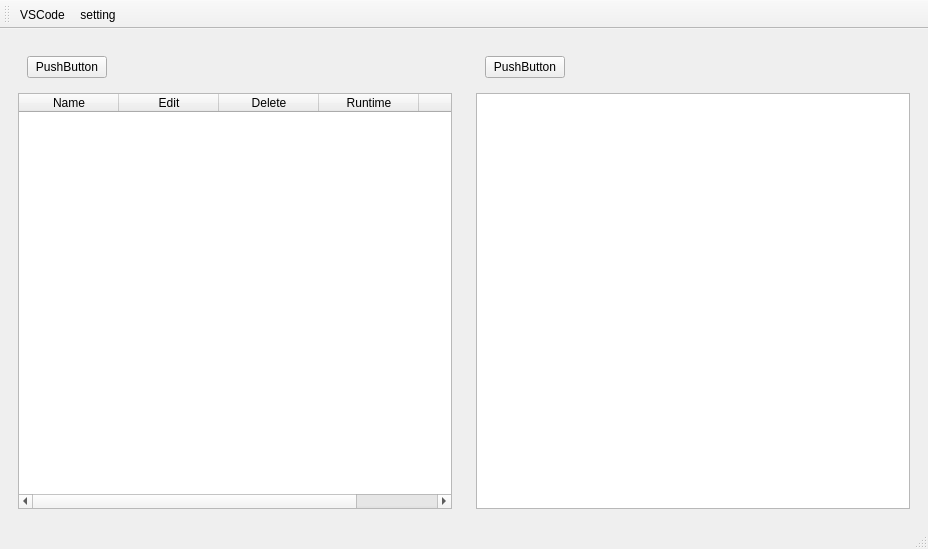
<?xml version="1.0" encoding="UTF-8"?>
<ui version="4.0">
 <class>MainWindow</class>
 <widget class="QMainWindow" name="MainWindow">
  <property name="geometry">
   <rect>
    <x>0</x>
    <y>0</y>
    <width>928</width>
    <height>549</height>
   </rect>
  </property>
  <property name="windowTitle">
   <string>MainWindow</string>
  </property>
  <widget class="QWidget" name="centralwidget">
   <layout class="QHBoxLayout" name="horizontalLayout">
    <item>
     <widget class="QWidget" name="widget" native="true">
      <layout class="QVBoxLayout" name="verticalLayout">
       <item>
        <widget class="QWidget" name="widget_3" native="true">
         <layout class="QHBoxLayout" name="horizontalLayout_2">
          <item>
           <widget class="QPushButton" name="pushButton">
            <property name="text">
             <string>PushButton</string>
            </property>
           </widget>
          </item>
          <item>
           <spacer name="horizontalSpacer">
            <property name="orientation">
             <enum>Qt::Horizontal</enum>
            </property>
            <property name="sizeHint" stdset="0">
             <size>
              <width>332</width>
              <height>20</height>
             </size>
            </property>
           </spacer>
          </item>
         </layout>
        </widget>
       </item>
       <item>
        <widget class="QTableWidget" name="scenarioList">
         <column>
          <property name="text">
           <string>Name</string>
          </property>
         </column>
         <column>
          <property name="text">
           <string>Edit</string>
          </property>
         </column>
         <column>
          <property name="text">
           <string>Delete</string>
          </property>
         </column>
         <column>
          <property name="text">
           <string>Runtime</string>
          </property>
         </column>
         <column>
          <property name="text">
           <string>Editor</string>
          </property>
         </column>
        </widget>
       </item>
      </layout>
     </widget>
    </item>
    <item>
     <widget class="QWidget" name="widget_2" native="true">
      <layout class="QVBoxLayout" name="verticalLayout_2">
       <item>
        <widget class="QWidget" name="widget_4" native="true">
         <layout class="QHBoxLayout" name="horizontalLayout_3">
          <item>
           <widget class="QPushButton" name="pushButton_2">
            <property name="text">
             <string>PushButton</string>
            </property>
           </widget>
          </item>
          <item>
           <spacer name="horizontalSpacer_2">
            <property name="orientation">
             <enum>Qt::Horizontal</enum>
            </property>
            <property name="sizeHint" stdset="0">
             <size>
              <width>332</width>
              <height>20</height>
             </size>
            </property>
           </spacer>
          </item>
         </layout>
        </widget>
       </item>
       <item>
        <widget class="QTableView" name="tableView"/>
       </item>
      </layout>
     </widget>
    </item>
   </layout>
  </widget>
  <widget class="QMenuBar" name="menubar">
   <property name="geometry">
    <rect>
     <x>0</x>
     <y>0</y>
     <width>928</width>
     <height>22</height>
    </rect>
   </property>
  </widget>
  <widget class="QStatusBar" name="statusbar"/>
  <widget class="QToolBar" name="toolBar">
   <property name="windowTitle">
    <string>toolBar</string>
   </property>
   <attribute name="toolBarArea">
    <enum>TopToolBarArea</enum>
   </attribute>
   <attribute name="toolBarBreak">
    <bool>false</bool>
   </attribute>
   <addaction name="openVSCodeAction"/>
   <addaction name="settingAction"/>
  </widget>
  <action name="openVSCodeAction">
   <property name="icon">
    <iconset>
     <normaloff>../images/vscode.png</normaloff>../images/vscode.png</iconset>
   </property>
   <property name="text">
    <string>VSCode</string>
   </property>
   <property name="toolTip">
    <string>&lt;html&gt;&lt;head/&gt;&lt;body&gt;&lt;p&gt;Open Setting for VSCode.exe path&lt;/p&gt;&lt;/body&gt;&lt;/html&gt;</string>
   </property>
  </action>
  <action name="settingAction">
   <property name="icon">
    <iconset>
     <normaloff>../images/setting.png</normaloff>../images/setting.png</iconset>
   </property>
   <property name="text">
    <string>setting</string>
   </property>
   <property name="toolTip">
    <string>OpenSettingMenu</string>
   </property>
  </action>
 </widget>
 <resources/>
 <connections/>
</ui>
